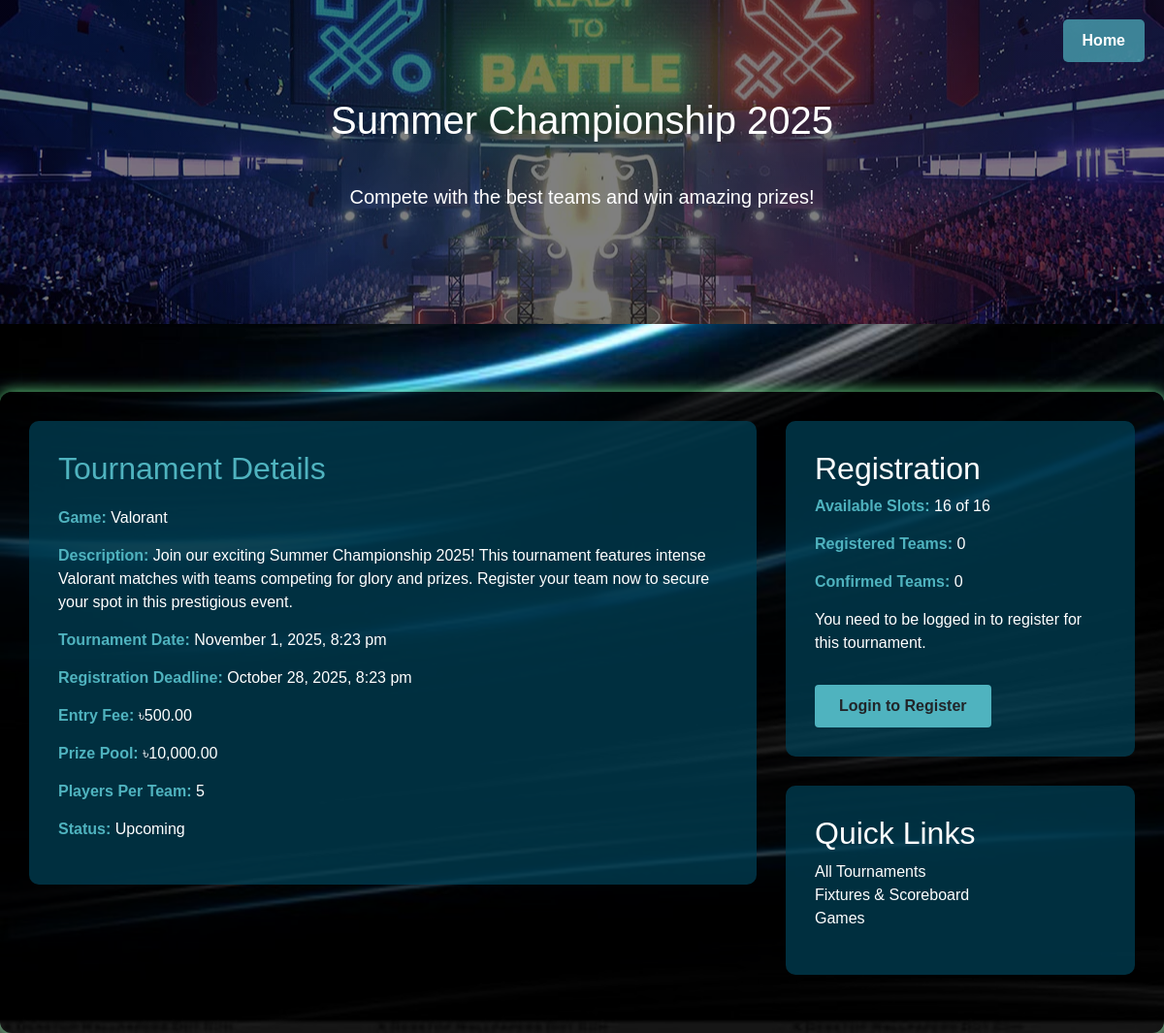
The app's page /tournament/summer_championship.php with its own data.
### tables this page shows
CREATE TABLE `tournaments` (
  `id` int(11) NOT NULL AUTO_INCREMENT,
  `tournament_name` varchar(255) NOT NULL,
  `description` text DEFAULT NULL,
  `game_type` varchar(255) NOT NULL,
  `entry_fee` decimal(10,2) NOT NULL DEFAULT 0.00,
  `prize_money` decimal(10,2) NOT NULL DEFAULT 0.00,
  `tournament_date` datetime NOT NULL,
  `registration_deadline` datetime NOT NULL,
  `slots` int(11) NOT NULL,
  `min_teams` int(11) NOT NULL DEFAULT 4,
  `max_teams` int(11) NOT NULL DEFAULT 16,
  `picture` varchar(255) DEFAULT NULL,
  `status` enum('upcoming','ongoing','completed','cancelled') DEFAULT 'upcoming',
  `created_at` timestamp NOT NULL DEFAULT CURRENT_TIMESTAMP,
  `updated_at` timestamp NOT NULL DEFAULT CURRENT_TIMESTAMP ON UPDATE CURRENT_TIMESTAMP,
  PRIMARY KEY (`id`),
  KEY `game_type` (`game_type`),
  CONSTRAINT `tournaments_ibfk_1` FOREIGN KEY (`game_type`) REFERENCES `games` (`game_name`) ON DELETE CASCADE ON UPDATE CASCADE
);

### tournament/summer_championship.php (the view, shortened to what this page needs)
<?php
require_once('../db.php');
$check_tournament = $conn->prepare("SELECT id FROM tournaments WHERE tournament_name = 'Summer Championship 2025'");
$check_tournament->execute();
$tournament_exists = $check_tournament->get_result()->num_rows > 0;
if (!$tournament_exists) {
    $game_stmt = $conn->prepare("SELECT game_name FROM games WHERE game_name = 'Valorant'");
    $game_stmt->execute();
    $game_result = $game_stmt->get_result();
    if ($game_result->num_rows > 0) {
        $game = $game_result->fetch_assoc();
        $game_name = $game['game_name'];
        $tournament_date = date('Y-m-d H:i:s', strtotime('+2 weeks'));
        $registration_deadline = date('Y-m-d H:i:s', strtotime('+10 days'));
        $stmt = $conn->prepare("INSERT INTO tournaments (tournament_name, description, game_type, entry_fee, prize_money, tournament_date, registration_deadline, slots, min_teams, max_teams, status, picture) VALUES (?, ?, ?, ?, ?, ?, ?, ?, ?, ?, ?, ?)");
        $tournament_name = 'Summer Championship 2025';
        $description = 'Join our exciting Summer Championship 2025! This tournament features intense Valorant matches with teams competing for glory and prizes. Register your team now to secure your spot in this prestigious event.';
        $entry_fee = 500.00;
        $prize_money = 10000.00;
        $slots = 16;
        $min_teams = 8;
        $max_teams = 16;
        $status = 'upcoming';
        $picture = '../assets/images/Esports Tournament.jpg';
        $stmt->bind_param("sssddssiiiis", $tournament_name, $description, $game_name, $entry_fee, $prize_money, $tournament_date, $registration_deadline, $slots, $min_teams, $max_teams, $status, $picture);
        $stmt->execute();
        $tournament_id = $conn->insert_id;
    } else {
        $stmt = $conn->prepare("INSERT INTO games (game_name, genre, platform, number_of_players, description) VALUES (?, ?, ?, ?, ?)");
        $game_name = 'Valorant';
        $genre = 'Tactical FPS';
        $platform = 'PC';
        $number_of_players = 5;
        $description = 'Valorant is a free-to-play first-person tactical hero shooter developed and published by Riot Games.';
        $stmt->bind_param("sssss", $game_name, $genre, $platform, $number_of_players, $description);
        $stmt->execute();
        $stmt = $conn->prepare("INSERT INTO tournaments (tournament_name, description, game_type, entry_fee, prize_money, tournament_date, registration_deadline, slots, min_teams, max_teams, status, picture) VALUES (?, ?, ?, ?, ?, ?, ?, ?, ?, ?, ?, ?)");
        $tournament_name = 'Summer Championship 2025';
        $description = 'Join our exciting Summer Championship 2025! This tournament features intense Valorant matches with teams competing for glory and prizes. Register your team now to secure your spot in this prestigious event.';
        $entry_fee = 500.00;
        $prize_money = 10000.00;
        $tournament_date = date('Y-m-d H:i:s', strtotime('+2 weeks'));
        $registration_deadline = date('Y-m-d H:i:s', strtotime('+10 days'));
        $slots = 16;
        $min_teams = 8;
        $max_teams = 16;
        $status = 'upcoming';
        $picture = '../assets/images/Esports Tournament.jpg';
        $stmt->bind_param("sssddssiiiis", $tournament_name, $description, $game_name, $entry_fee, $prize_money, $tournament_date, $registration_deadline, $slots, $min_teams, $max_teams, $status, $picture);
        $stmt->execute();
        $tournament_id = $conn->insert_id;
    }
} else {
    $tournament_id = $check_tournament->get_result()->fetch_assoc()['id'];
}
$stmt = $conn->prepare("
    SELECT t.*, g.game_name, g.number_of_players,
    (SELECT COUNT(*) FROM team_registrations WHERE tournament_id = t.id AND payment_status = 'confirmed') as confirmed_teams,
    (SELECT COUNT(*) FROM team_registrations WHERE tournament_id = t.id) as total_registrations,
    (SELECT tr.payment_status
     FROM team_registrations tr
     WHERE tr.tournament_id = t.id
     AND tr.manager_email = ?
     LIMIT 1) as user_payment_status
    FROM tournaments t
    JOIN games g ON t.game_type = g.game_name
    WHERE t.id = ?
");
$user_email = isset($_SESSION['user_email']) ? $_SESSION['user_email'] : '';
$stmt->bind_param("si", $user_email, $tournament_id);
$stmt->execute();
$tournament = $stmt->get_result()->fetch_assoc();
$is_registered = false;
$registration_status = '';
?>
<!DOCTYPE html>
<html lang="en">
<head>
    <link rel="stylesheet" href="https://stackpath.bootstrapcdn.com/bootstrap/4.5.2/css/bootstrap.min.css">
    <link rel="stylesheet" href="https://cdnjs.cloudflare.com/ajax/libs/font-awesome/5.15.4/css/all.min.css">
    <link rel="stylesheet" href="../assets/css/tournament.css">
</head>
<body>
    <a href="../index.php" class="home-button">Home</a>
    <div class="tournament-banner">
        <h1><?php echo htmlspecialchars($tournament['tournament_name']); ?></h1>
        <p class="lead">Compete with the best teams and win amazing prizes!</p>
    </div>
    <div class="container">
        <div class="row">
            <div class="col-md-8">
                <div class="tournament-details">
                    <h2>Tournament Details</h2>
                    <div class="detail-item">
                        <strong>Game:</strong> <?php echo htmlspecialchars($tournament['game_name']); ?>
                    </div>
                    <div class="detail-item">
                        <strong>Description:</strong> <?php echo htmlspecialchars($tournament['description']); ?>
                    </div>
                    <div class="detail-item">
                        <strong>Tournament Date:</strong> <?php echo date('F j, Y, g:i a', strtotime($tournament['tournament_date'])); ?>
                    </div>
                    <div class="detail-item">
                        <strong>Registration Deadline:</strong> <?php echo date('F j, Y, g:i a', strtotime($tournament['registration_deadline'])); ?>
                    </div>
                    <div class="detail-item">
                        <strong>Entry Fee:</strong> ৳<?php echo number_format($tournament['entry_fee'], 2); ?>
                    </div>
                    <div class="detail-item">
                        <strong>Prize Pool:</strong> ৳<?php echo number_format($tournament['prize_money'], 2); ?>
                    </div>
                    <div class="detail-item">
                        <strong>Players Per Team:</strong> <?php echo $tournament['number_of_players']; ?>
                    </div>
                    <div class="detail-item">
                        <strong>Status:</strong> <?php echo ucfirst($tournament['status']); ?>
                    </div>
                </div>
            </div>
            <div class="col-md-4">
                <div class="registration-section">
                    <h2>Registration</h2>
                    <div class="detail-item">
                        <strong>Available Slots:</strong> <?php echo $tournament['slots'] - $tournament['confirmed_teams']; ?> of <?php echo $tournament['slots']; ?>
                    </div>
                    <div class="detail-item">
                        <strong>Registered Teams:</strong> <?php echo $tournament['total_registrations']; ?>
                    </div>
                    <div class="detail-item">
                        <strong>Confirmed Teams:</strong> <?php echo $tournament['confirmed_teams']; ?>
                    </div>
                    <?php if ($is_registered): ?>
                        <div class="status-badge status-<?php echo $registration_status; ?>">
                            Registration <?php echo ucfirst($registration_status); ?>
                        </div>
                        <p>You have already registered for this tournament.</p>
                        <a href="tournaments.php" class="btn btn-primary">View All Tournaments</a>
                    <?php elseif ($tournament['confirmed_teams'] >= $tournament['slots']): ?>
                        <div class="status-badge status-full">Tournament Full</div>
                        <p>Sorry, all slots for this tournament have been filled.</p>
                        <a href="tournaments.php" class="btn btn-primary">View Other Tournaments</a>
                    <?php else: ?>
                        <?php if (isset($_SESSION['user_id'])): ?>
                            <a href="registration.php?tournament_id=<?php echo $tournament_id; ?>" class="btn btn-register btn-lg">Register Now</a>
                        <?php else: ?>
                            <p>You need to be logged in to register for this tournament.</p>
                            <a href="../user/LogIn.php?redirect=tournament_registration&tournament_id=<?php echo $tournament_id; ?>" class="btn btn-register">Login to Register</a>
                        <?php endif; ?>
                    <?php endif; ?>
                </div>
                <div class="registration-section">
                    <h2>Quick Links</h2>
                    <ul class="list-unstyled">
                        <li><a href="tournaments.php" class="text-white">All Tournaments</a></li>
                        <li><a href="fixtures & Scoreboard.php" class="text-white">Fixtures & Scoreboard</a></li>
                        <li><a href="games.php" class="text-white">Games</a></li>
                    </ul>
                </div>
            </div>
        </div>
    </div>
</body>
</html>

### assets/css/tournament.css (style rules this page uses)
body { font-family: 'Poppins', sans-serif; background-image: url('../images/all_background.jpg'); background-size: cover; background-attachment: fixed; color: white; }
.home-button { display: inline-block; position: absolute; top: 20px; right: 20px; background-color: rgb(3, 118, 133); color: white; padding: 10px 20px; border-radius: 5px; text-decoration: none; }
.container { margin-top: 70px; padding: 30px; background-color: rgba(1, 1, 1, 0.7); border-radius: 12px; color: white; box-shadow: 0 0 15px rgb(103, 218, 133); max-width: 1200px; }
h1 { text-align: center; margin-bottom: 40px; font-size: 2.5em; color: white; }

### tournament/summer_championship.php (style rules this page uses)
.tournament-banner { background-image: linear-gradient(rgba(0, 0, 0, 0.5), rgba(0, 0, 0, 0.5)), url('../assets/images/Esports Tournament.jpg'); background-size: cover; background-position: center; color: white; padding: 100px 0; text-align: center; margin-bottom: 30px; }
.tournament-details { background-color: rgba(0, 63, 84, 0.75); border-radius: 10px; padding: 30px; margin-bottom: 30px; color: white; }
.tournament-details h2 { color: #4FB3BF; margin-bottom: 20px; }
.detail-item { margin-bottom: 15px; }
.detail-item strong { color: #4FB3BF; }
.registration-section { background-color: rgba(0, 63, 84, 0.75); border-radius: 10px; padding: 30px; margin-bottom: 30px; color: white; }
.btn-register { background-color: #4FB3BF; border: none; padding: 10px 25px; font-weight: bold; margin-top: 15px; }
.home-button { position: absolute; top: 20px; right: 20px; color: white; background-color: rgba(79, 179, 191, 0.7); padding: 10px 20px; text-decoration: none; border-radius: 5px; font-weight: bold; }

### records on screen
tournaments: tournament_name "Summer Championship 2025", description "Join our exciting Summer Championship 2025! This tournament features intense Valorant matches with teams competing for glory and prizes. Register your team now to secure your spot in this prestigious event.", tournament_date "November 1, 2025, 8:23 pm", registration_deadline "October 28, 2025, 8:23 pm", entry_fee "500.00", prize_money "10,000.00", status "Upcoming", $tournament['slots']-$tournament['confirmed_teams'] "16", slots "16"

### other values on screen
$tournament['game_name'] "Valorant"
$tournament['number_of_players'] "5"
$tournament['total_registrations'] "0"
$tournament['confirmed_teams'] "0"
